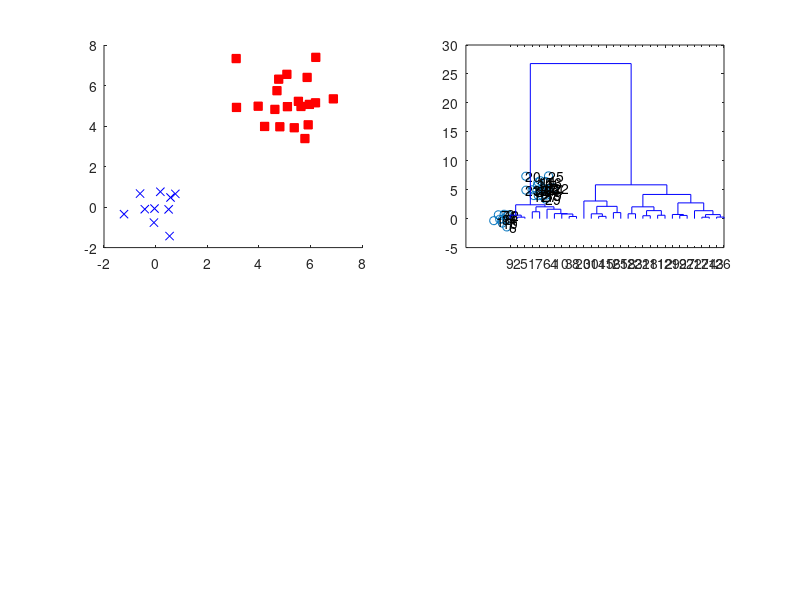

Recreate this plot in MATLAB. (Note: this script raises an error after producing the figure.)
% Esempi di clustering gerarchico con dataset simulato

rng default
% Definisco il numero di unità in ciascun gruppo e la dimensione p
n1=10;
n2=20;
p=2;
X1=randn(n1,p);
dx=5;
X2=dx+randn(n2,p);
% I due gruppi vengono combinati in una matrice di dimensione (n1+n2)-by-p;
X=[X1; X2];

subplot(2,2,1)
% Diagramma di dispersione con simboli diversi per i due gruppi
hold('on')
plot(X1(:,1),X1(:,2),'bx','MarkerFaceColor','b')
plot(X2(:,1),X2(:,2),'rs','MarkerFaceColor','r')

subplot(2,2,2)
% Grafico a dispersione delle due colonne della matrice X con
% l'aggiunta del numero di ogni unità
lab=num2str((1:n1+n2)');
plot(X(:,1),X(:,2),'o')
text(X(:,1),X(:,2),lab)

% print -depsc figs\cluster.eps;

%% Cluster gerarchico utilizzando il metodo di Ward
% Si noti che questa volta l'input di linkage è la matrice dei dati
% Il terzo argomento euclidean poteva essere omesso
tree = linkage(X,'ward','euclidean');
% cutoff è la variabile che specifica dove tagliare il dendrogramma
cutoff=7;
dendrogram(tree,0,'ColorThreshold',cutoff)
% La funzione cluster, assegna le unità ai diversi gruppi. Ad esempio, se
% id(1)=3 e id(2)=1 significa che la riga 1 è stata assegnata al cluster 3,
% la riga due al cluster 1 ...
id=cluster(tree,"criterion","distance","cutoff",cutoff);
% Viene mostrata la distribuzione di frequenza delle assegnazioni delle
% unità ai diversi gruppi
disp(['Gruppi'   '        n_i'     '       100*f_i'])
disp(tabulate(id))
% Viene mostrata la matrice dei diagrammi di dispersione con l'indicazione
% del gruppo di appartenenza per ogni unità
figure
spmplot(X,id)
%print -depsc figs\cluster1.eps;
%print -depsc figs\cluster2.eps;

%% Cluster analysis gerarchica (PARTE NON INSERITA NEL LIBRO)
% Applicare la metodologia del clustering gerarchico (utilizzando il
% metodo del legame medio e la metrica della distanza euclidea). Costruire
% il relativo dendrogramma, mostrando tutti i passi della procedura di
% agglomerazione.
% Personalizzare l'orientamento del dendrogramma  e/o la 'ColorThres
% Metodo gerarchico del legame medio.
close all

% Es. metodo del legame medio ('average')
% Metrica utilizzata: distanza euclidea
tree = linkage(X,'average');

% Creazione del dendrogramma
% Il secondo argomento pari a 0
% specifica di mostrare tutti i nodi
dendrogram(tree,0)
% dendrogram(tree,0,'ColorThreshold',3.5)

% Taglio del dendrogramma  alla soglia di distanza 3.5
group = cluster(tree,'cutoff',3.5,'Criterion','distance');

% spmplot di FSDA per visualizzare i gruppi ottenuti
spmplot(X,group);

%% Dendrogrammi personalizzati
% Personalizzare l'orientamento del dendrogramma  e/o la 'ColorThreshold'.
tree = linkage(X,'average');
H = dendrogram(tree,'Orientation','left','ColorThreshold','default');
% Impostazione della linewidth del dendrogramma
set(H,'LineWidth',2)

